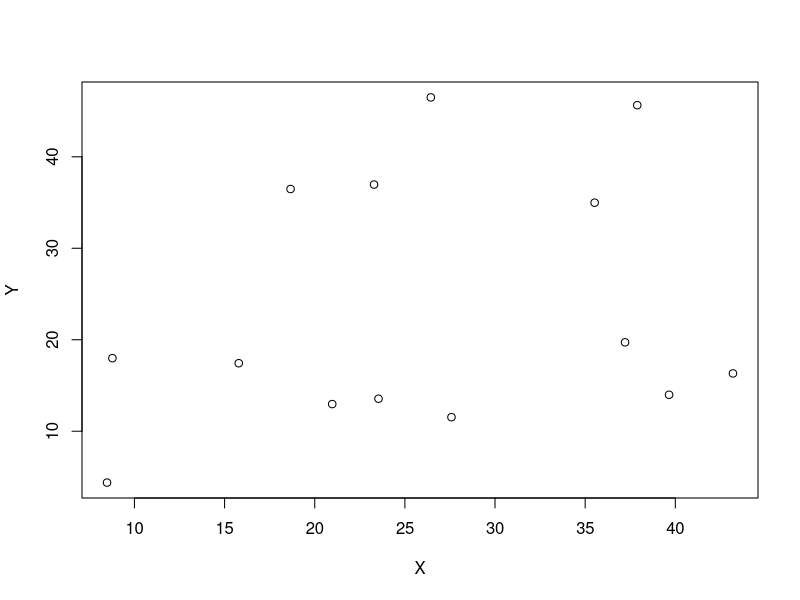

R code for this plot:
## ---- chunk 1

maruf <- function(nums) {
  mean <- mean(nums)
  varience <- var(nums)
  stdv <- sd(nums)
  return(c(Mean=mean, Varience=varience, SD=stdv))
}

maruf(1:300)

## ---- chunk 2

correl <- function(X, Y) {
  res <- cor(X, Y)
  return(c('Correlation Coefficient'= res))
}

X = runif(14, 1, 50)
Y = runif(14, 1, 50)

plot(X, Y)
correl(X, Y)

